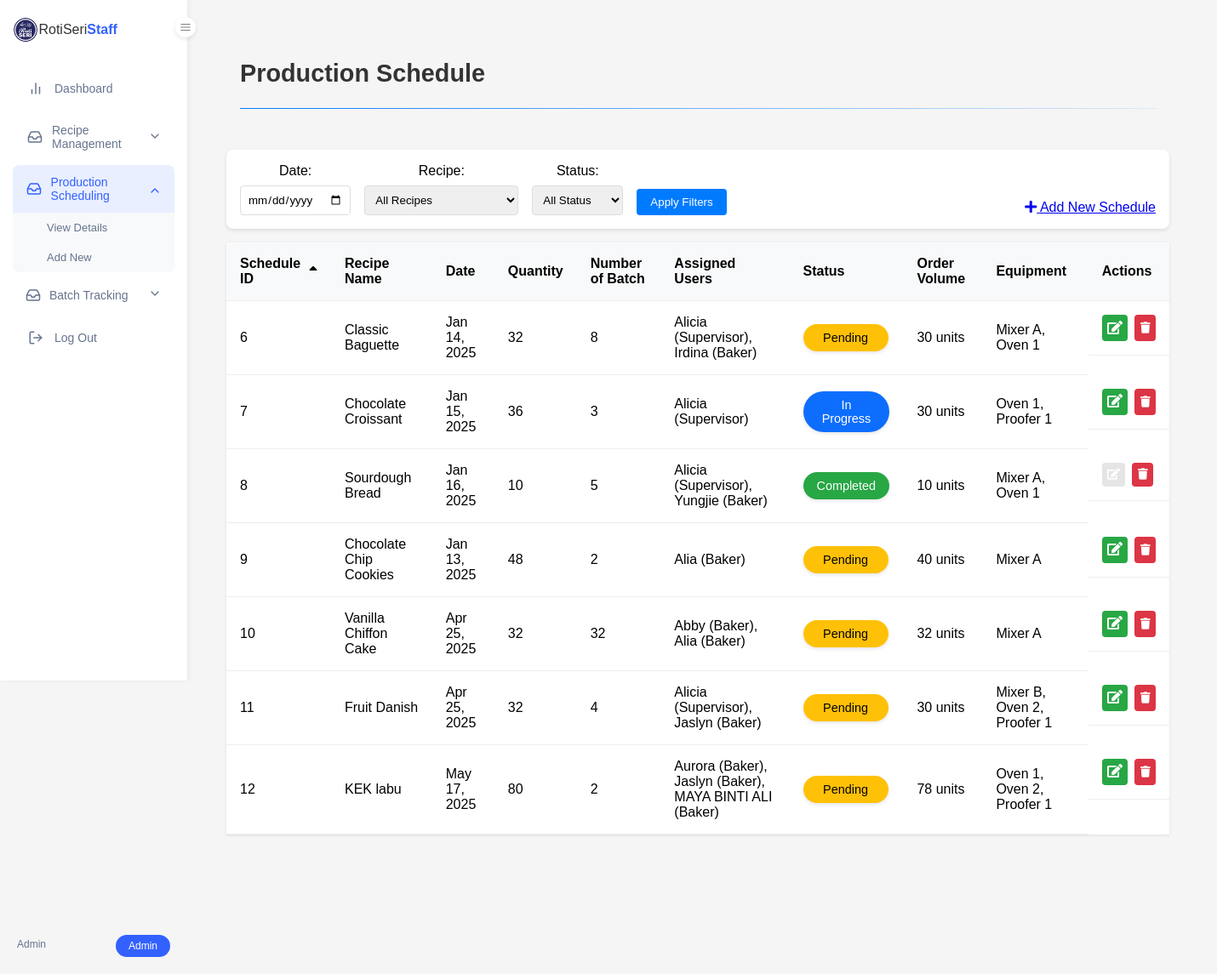
Page /view_schedules.php?sort=schedule_id&order=ASC (signed in) on the committed database.
### tables this page shows
CREATE TABLE `tbl_schedule` (
  `schedule_id` int(6) NOT NULL,
  `recipe_id` int(6) NOT NULL,
  `schedule_date` date NOT NULL,
  `schedule_quantityToProduce` int(6) NOT NULL,
  `schedule_orderVolumn` int(6) NOT NULL,
  `schedule_status` enum('Pending','In Progress','Completed','') NOT NULL DEFAULT 'Pending',
  `schedule_batchNum` int(3) NOT NULL
);

CREATE TABLE `tbl_recipe` (
  `recipe_id` int(6) NOT NULL,
  `recipe_name` varchar(100) NOT NULL,
  `recipe_category` varchar(100) NOT NULL,
  `recipe_batchSize` int(6) NOT NULL,
  `recipe_unitOfMeasure` varchar(50) NOT NULL,
  `recipe_instructions` text NOT NULL,
  `recipe_dateCreated` timestamp NOT NULL DEFAULT current_timestamp(),
  `recipe_dateUpdated` timestamp NOT NULL DEFAULT current_timestamp() ON UPDATE current_timestamp(),
  `image_path` varchar(255) DEFAULT NULL
);

### view_schedules.php (the view, shortened to what this page needs)
<?php
require_once 'config/db_connection.php';
$date_filter = $_GET['date'] ?? '';
$sort_by = $_GET['sort'] ?? 'schedule_date';
$sort_order = $_GET['order'] ?? 'DESC';
try {
    $query = "SELECT s.*, r.recipe_name,
              GROUP_CONCAT(DISTINCT CONCAT(u.user_fullName, ' (', u.user_role, ')') SEPARATOR ', ') as assigned_users,
              GROUP_CONCAT(DISTINCT e.equipment_name SEPARATOR ', ') as assigned_equipment
              FROM tbl_schedule s
              LEFT JOIN tbl_recipe r ON s.recipe_id = r.recipe_id
              LEFT JOIN tbl_schedule_assignments sa ON s.schedule_id = sa.schedule_id
              LEFT JOIN tbl_users u ON sa.user_id = u.user_id
              LEFT JOIN tbl_schedule_equipment se ON s.schedule_id = se.schedule_id
              LEFT JOIN tbl_equipments e ON se.equipment_id = e.equipment_id";
    $params = [];
    $query .= " GROUP BY s.schedule_id";
    $query .= " ORDER BY " . ($sort_by == 'schedule_orderVolumn' ? 's.schedule_orderVolumn' : "s.$sort_by") . " $sort_order";
    $stmt = $conn->prepare($query);
    $stmt->execute($params);
    $schedules = $stmt->fetchAll(PDO::FETCH_ASSOC);
} catch(PDOException $e) {
    $error_message = "Error: " . $e->getMessage();
}
function getSortLink($field, $current_sort, $current_order) {
    $new_order = ($current_sort === $field && $current_order === 'ASC') ? 'DESC' : 'ASC';
    $params = $_GET;
    $params['sort'] = $field;
    $params['order'] = $new_order;
    return '?' . http_build_query($params);
}
?>
<!DOCTYPE html>
<html lang="en">
<head>
    <link rel="stylesheet" href="css/style.css">
    <link rel="stylesheet" href="css/dashboard.css">
    <link rel="stylesheet" href="css/schedule.css">
    <link rel="stylesheet" href="https://cdnjs.cloudflare.com/ajax/libs/font-awesome/5.15.4/css/all.min.css">
</head>
<body>
    <?php include 'includes/dashboard_navigation.php'; ?>
    <main class="main-content">
        <div class="page-header">
            <h1>Production Schedule</h1>
            <div class="divider"></div>
        </div>
        <div class="schedule-container">
            <div class="filters">
                <form method="GET" class="filter-form">
                    <div class="filter-group">
                        <label>Date:</label>
                        <input type="date" name="date" value="<?php echo $date_filter; ?>">
                    </div>
                    <div class="filter-group">
                        <label>Recipe:</label>
                        <select name="recipe">
                            <option value="">All Recipes</option>
                        </select>
                    </div>
                    <div class="filter-group">
                        <label>Status:</label>
                        <select name="status">
                            <option value="">All Status</option>
                        </select>
                    </div>
                    <button type="submit" class="filter-btn">Apply Filters</button>
                </form>
                <?php if ($_SESSION['user_role'] !== 'Baker'): ?>
                    <a href="add_schedule.php" class="add-btn">
                        <i class="fas fa-plus"></i> Add New Schedule
                    </a>
                <?php endif; ?>
            </div>
            <div class="table-responsive">
                <table class="schedule-table">
                    <thead>
                        <tr>
                            <th>
                                <a href="<?php echo getSortLink('schedule_id', $sort_by, $sort_order); ?>" class="sort-link">
                                    Schedule ID
                                    <?php if ($sort_by === 'schedule_id'): ?>
                                        <i class="fas fa-sort-<?php echo $sort_order === 'ASC' ? 'up' : 'down'; ?>"></i>
                                    <?php endif; ?>
                                </a>
                            </th>
                            <th>
                                <a href="<?php echo getSortLink('recipe_name', $sort_by, $sort_order); ?>" class="sort-link">
                                    Recipe Name
                                </a>
                            </th>
                            <th>
                                <a href="<?php echo getSortLink('schedule_date', $sort_by, $sort_order); ?>" class="sort-link">
                                    Date
                                </a>
                            </th>
                            <th>Quantity</th>
                            <th>
                                <a href="<?php echo getSortLink('schedule_batchNum', $sort_by, $sort_order); ?>" class="sort-link">
                                    Number of Batch
                                </a>
                            </th>
                            <th>Assigned Users</th>
                            <th>
                                <a href="<?php echo getSortLink('schedule_status', $sort_by, $sort_order); ?>" class="sort-link">
                                    Status
                                </a>
                            </th>
                            <th>
                                <a href="<?php echo getSortLink('schedule_orderVolumn', $sort_by, $sort_order); ?>" class="sort-link">
                                    Order Volume
                                </a>
                            </th>
                            <th>Equipment</th>
                            <?php if ($_SESSION['user_role'] !== 'Baker'): ?>
                                <th>Actions</th>
                            <?php endif; ?>
                        </tr>
                    </thead>
                    <tbody>
                        <?php if (empty($schedules)): ?>
                            <tr>
                                <td colspan="8" class="no-records">No schedules found</td>
                            </tr>
                        <?php else: ?>
                            <?php foreach ($schedules as $schedule): ?>
                                <tr>
                                    <td><?php echo $schedule['schedule_id']; ?></td>
                                    <td><?php echo htmlspecialchars($schedule['recipe_name']); ?></td>
                                    <td><?php echo date('M d, Y', strtotime($schedule['schedule_date'])); ?></td>
                                    <td><?php echo $schedule['schedule_quantityToProduce']; ?></td>
                                    <td><?php echo $schedule['schedule_batchNum']; ?></td>
                                    <td><?php echo htmlspecialchars($schedule['assigned_users'] ?? 'No users assigned'); ?></td>
                                    <td>
                                        <span class="status-badge <?php echo strtolower(str_replace(' ', '-', $schedule['schedule_status'])); ?>">
                                            <?php echo $schedule['schedule_status']; ?>
                                        </span>
                                    </td>
                                    <td><?php echo htmlspecialchars($schedule['schedule_orderVolumn']) . " units"; ?></td>
                                    <td><?php echo htmlspecialchars($schedule['assigned_equipment'] ?? 'No equipment assigned'); ?></td>
                                    <?php if ($_SESSION['user_role'] !== 'Baker'): ?>
                                        <td class="actions">
                                            <?php if ($schedule['schedule_status'] !== 'Completed'): ?>
                                                <a href="edit_schedule.php?id=<?php echo $schedule['schedule_id']; ?>" class="btn edit-btn">
                                                    <i class="fas fa-edit"></i>
                                                </a>
                                            <?php else: ?>
                                                <button class="btn edit-btn" disabled style="opacity: 0.5; cursor: not-allowed;">
                                                    <i class="fas fa-edit"></i>
                                                </button>
                                            <?php endif; ?>
                                            <button class="delete-btn" onclick="deleteSchedule(<?php echo $schedule['schedule_id']; ?>)" title="Delete">
                                                <i class="fas fa-trash"></i>
                                            </button>
                                        </td>
                                    <?php endif; ?>
                                </tr>
                            <?php endforeach; ?>
                        <?php endif; ?>
                    </tbody>
                </table>
            </div>
        </div>
    </main>
</body>
</html>

### css/style.css (style rules this page uses)
* { margin: 0; padding: 0; box-sizing: border-box; font-family: Arial, sans-serif; }
body { background: linear-gradient(rgba(0, 0, 0, 0.6), rgba(0, 0, 0, 0.6)), url('../assets/images/banner.png'); background-size: cover; background-position: center; background-attachment: fixed; min-height: 100vh; color: white; display: flex; flex-direction: column; }
main { max-width: 1200px; margin: 8rem auto; text-align: center; padding: 0 1rem; flex: 1; }

### css/dashboard.css (style rules this page uses)
body { display: grid; grid-template-areas: "sidebar topbar" "sidebar main" "sidebar bottombar"; grid-template-columns: 250px 1fr; grid-template-rows: 50px 1fr auto; min-height: 100vh; background-color: white; position: relative; background-image: none; }
.main-content { grid-area: main; padding: 2rem 2rem 0 0; margin-top: 50px; margin-left: 0; width: calc(100% - 0px); transition: width 0.3s ease, margin-left 0.3s ease; padding-left: 0; display: block; }
.page-header { padding: 0 2rem; margin-bottom: 2rem; text-align: left; }
.page-header h1 { font-size: 1.8rem; color: #333; margin: 0; padding-bottom: 1rem; }
.divider { height: 1px; background: linear-gradient(to right, #007bff, rgba(0, 123, 255, 0.1)); margin-top: 0.5rem; width: 100%; align-self: flex-start; }
.edit-btn { background-color: #28a745; color: white; }
.delete-btn { background-color: #dc3545; color: white; }

### css/schedule.css (style rules this page uses)
.schedule-container { padding: 1rem; }
.filters { background: white; padding: 1rem; border-radius: 8px; box-shadow: 0 2px 4px rgba(0,0,0,0.1); margin-bottom: 1rem; display: flex; justify-content: space-between; align-items: flex-end; flex-wrap: wrap; gap: 1rem; }
.filter-form { display: flex; gap: 1rem; flex-wrap: wrap; align-items: flex-end; }
.filter-group { display: flex; flex-direction: column; gap: 0.5rem; }
.filter-group label { font-weight: 500; color: #000; }
.filter-group input, .filter-group select { padding: 0.5rem; border: 1px solid #ddd; border-radius: 4px; color: #000; }
.filter-btn { background: #007bff; color: white; border: none; border-radius: 4px; padding: 0.5rem 1rem; cursor: pointer; }
.schedule-table { width: 100%; border-collapse: collapse; background: white; box-shadow: 0 1px 3px rgba(0,0,0,0.1); color: #000; }
.schedule-table th, .schedule-table td { padding: 1rem; text-align: left; border-bottom: 1px solid #eee; color: #000; }
.schedule-table th { background: #f8f9fa; font-weight: 600; }
.sort-link { color: #000; text-decoration: none; display: flex; align-items: center; gap: 0.5rem; }
.status-badge { padding: 8px 16px; border-radius: 50px; font-size: 0.9rem; font-weight: 500; display: inline-block; text-align: center; min-width: 100px; box-shadow: 0 2px 4px rgba(0, 0, 0, 0.1); }
.status-badge.pending { background-color: #ffc107; color: #000; }
.status-badge.in-progress { background-color: #0d6efd; color: #fff; }
.status-badge.completed { background-color: #28a745; color: #fff; }
.actions { display: flex; gap: 0.5rem; }
.edit-btn, .delete-btn { padding: 0.4rem; border: none; border-radius: 4px; cursor: pointer; color: white; }
.edit-btn { background: #28a745; }
.delete-btn { background: #dc3545; }
.btn.edit-btn[disabled] { background-color: #cccccc; pointer-events: none; }

### includes/dashboard_navigation.php (style rules this page uses)
* { margin: 0; padding: 0; box-sizing: border-box; font-family: Arial, sans-serif; }
body { display: flex; background-color: #f5f5f5; }
.main-content { flex: 1; margin-left: 220px; padding: 20px 30px; }

### rows in the picture
tbl_schedule: schedule_id "6", recipe.recipe_name "Classic Baguette", schedule_date "Jan 14, 2025", schedule_quantityToProduce "32", schedule_batchNum "8", assigned_users "Alicia (Supervisor), Irdina (Baker)", schedule_status "Pending", schedule_orderVolumn "30", assigned_equipment "Mixer A, Oven 1"
tbl_schedule: schedule_id "7", recipe.recipe_name "Chocolate Croissant", schedule_date "Jan 15, 2025", schedule_quantityToProduce "36", schedule_batchNum "3", assigned_users "Alicia (Supervisor)", schedule_status "In Progress", schedule_orderVolumn "30", assigned_equipment "Oven 1, Proofer 1"
tbl_schedule: schedule_id "8", recipe.recipe_name "Sourdough Bread", schedule_date "Jan 16, 2025", schedule_quantityToProduce "10", schedule_batchNum "5", assigned_users "Alicia (Supervisor), Yungjie (Baker)", schedule_status "Completed", schedule_orderVolumn "10", assigned_equipment "Mixer A, Oven 1"
tbl_schedule: schedule_id "9", recipe.recipe_name "Chocolate Chip Cookies", schedule_date "Jan 13, 2025", schedule_quantityToProduce "48", schedule_batchNum "2", assigned_users "Alia (Baker)", schedule_status "Pending", schedule_orderVolumn "40", assigned_equipment "Mixer A"
tbl_schedule: schedule_id "10", recipe.recipe_name "Vanilla Chiffon Cake", schedule_date "Apr 25, 2025", schedule_quantityToProduce "32", schedule_batchNum "32", assigned_users "Abby (Baker), Alia (Baker)", schedule_status "Pending", schedule_orderVolumn "32", assigned_equipment "Mixer A"
tbl_schedule: schedule_id "11", recipe.recipe_name "Fruit Danish", schedule_date "Apr 25, 2025", schedule_quantityToProduce "32", schedule_batchNum "4", assigned_users "Alicia (Supervisor), Jaslyn (Baker)", schedule_status "Pending", schedule_orderVolumn "30", assigned_equipment "Mixer B, Oven 2, Proofer 1"
tbl_schedule: schedule_id "12", recipe.recipe_name "KEK labu", schedule_date "May 17, 2025", schedule_quantityToProduce "80", schedule_batchNum "2", assigned_users "Aurora (Baker), Jaslyn (Baker), MAYA BINTI ALI (Baker)", schedule_status "Pending", schedule_orderVolumn "78", assigned_equipment "Oven 1, Oven 2, Proofer 1"

### other values in the picture
$_SESSION['user_fullName'] "Admin"
$_SESSION['user_role'] "Admin"
